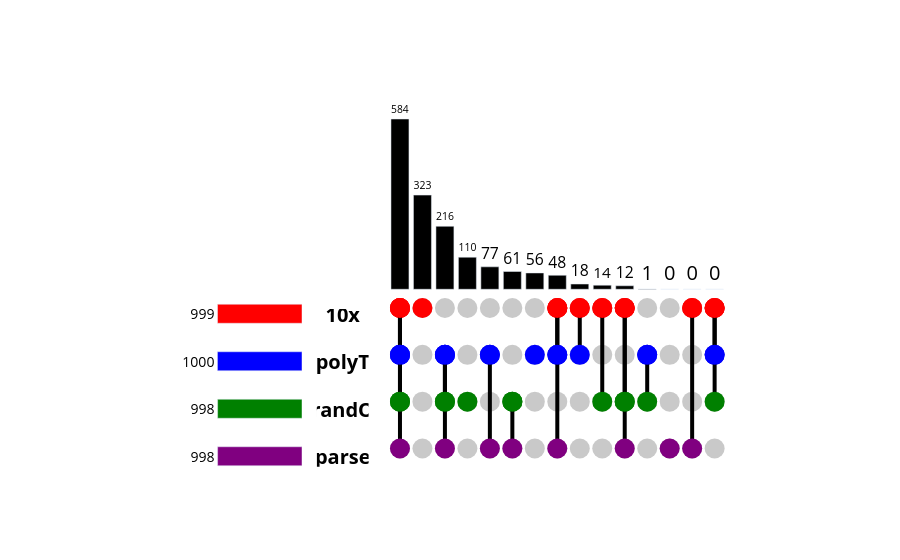

Write notebook code for a chart like this one.
### Code cell
# Look at top 1000 genes for each method instead of all
cell_thresh = 10

contents = plotting.generate_upset(datasets, gene_info, cell_thresh, n_top_genes=1000)

### Figure 1 — Plotly figure (JSON) as saved in the notebook; plotly's stock layout.template omitted (floating-point values rounded to 4 significant figures)
{"data": [{"marker": {"color": "#C9C9C9", "size": 20}, "mode": "markers", "showlegend": false, "type": "scatter", "x": [0, 0, 0, 0, 1, 1, 1, 1, 2, 2, 2, 2, 3, 3, 3, 3, 4, 4, 4, 4, 5, 5, 5, 5, 6, 6, 6, 6, 7, 7, 7, 7, 8, 8, 8, 8, 9, 9, 9, 9, 10, 10, 10, 10, 11, 11, 11, 11, 12, 12, 12, 12, 13, 13, 13, 13, 14, 14, 14, 14], "xaxis": "x3", "y": [-64.24, -224.8, -385.4, -546.0, -64.24, -224.8, -385.4, -546.0, -64.24, -224.8, -385.4, -546.0, -64.24, -224.8, -385.4, -546.0, -64.24, -224.8, -385.4, -546.0, -64.24, -224.8, -385.4, -546.0, -64.24, -224.8, -385.4, -546.0, -64.24, -224.8, -385.4, -546.0, -64.24, -224.8, -385.4, -546.0, -64.24, -224.8, -385.4, -546.0, -64.24, -224.8, -385.4, -546.0, -64.24, -224.8, -385.4, -546.0, -64.24, -224.8, -385.4, -546.0, -64.24, -224.8, -385.4, -546.0, -64.24, -224.8, -385.4, -546.0], "yaxis": "y3"}, {"line": {"color": "black", "width": 4}, "marker": {"color": ["red"], "line": {"color": "black"}, "showscale": false, "size": 20}, "mode": "markers+lines", "showlegend": false, "type": "scatter", "x": [0], "xaxis": "x3", "y": [-64.24], "yaxis": "y3"}, {"line": {"color": "black", "width": 4}, "marker": {"color": ["red", "blue"], "line": {"color": "black"}, "showscale": false, "size": 20}, "mode": "markers+lines", "showlegend": false, "type": "scatter", "x": [0, 0], "xaxis": "x3", "y": [-64.24, -224.8], "yaxis": "y3"}, {"line": {"color": "black", "width": 4}, "marker": {"color": ["red", "blue", "green"], "line": {"color": "black"}, "showscale": false, "size": 20}, "mode": "markers+lines", "showlegend": false, "type": "scatter", "x": [0, 0, 0], "xaxis": "x3", "y": [-64.24, -224.8, -385.4], "yaxis": "y3"}, {"line": {"color": "black", "width": 4}, "marker": {"color": ["red", "blue", "green", "purple"], "line": {"color": "black"}, "showscale": false, "size": 20}, "mode": "markers+lines", "showlegend": false, "type": "scatter", "x": [0, 0, 0, 0], "xaxis": "x3", "y": [-64.24, -224.8, -385.4, -546.0], "yaxis": "y3"}, {"line": {"color": "black", "width": 4}, "marker": {"color": ["red"], "line": {"color": "black"}, "showscale": false, "size": 20}, "mode": "markers+lines", "showlegend": false, "type": "scatter", "x": [1], "xaxis": "x3", "y": [-64.24], "yaxis": "y3"}, {"line": {"color": "black", "width": 4}, "marker": {"color": ["blue"], "line": {"color": "black"}, "showscale": false, "size": 20}, "mode": "markers+lines", "showlegend": false, "type": "scatter", "x": [2], "xaxis": "x3", "y": [-224.8], "yaxis": "y3"}, {"line": {"color": "black", "width": 4}, "marker": {"color": ["blue", "green"], "line": {"color": "black"}, "showscale": false, "size": 20}, "mode": "markers+lines", "showlegend": false, "type": "scatter", "x": [2, 2], "xaxis": "x3", "y": [-224.8, -385.4], "yaxis": "y3"}, {"line": {"color": "black", "width": 4}, "marker": {"color": ["blue", "green", "purple"], "line": {"color": "black"}, "showscale": false, "size": 20}, "mode": "markers+lines", "showlegend": false, "type": "scatter", "x": [2, 2, 2], "xaxis": "x3", "y": [-224.8, -385.4, -546.0], "yaxis": "y3"}, {"line": {"color": "black", "width": 4}, "marker": {"color": ["green"], "line": {"color": "black"}, "showscale": false, "size": 20}, "mode": "markers+lines", "showlegend": false, "type": "scatter", "x": [3], "xaxis": "x3", "y": [-385.4], "yaxis": "y3"}, {"line": {"color": "black", "width": 4}, "marker": {"color": ["blue"], "line": {"color": "black"}, "showscale": false, "size": 20}, "mode": "markers+lines", "showlegend": false, "type": "scatter", "x": [4], "xaxis": "x3", "y": [-224.8], "yaxis": "y3"}, {"line": {"color": "black", "width": 4}, "marker": {"color": ["blue", "purple"], "line": {"color": "black"}, "showscale": false, "size": 20}, "mode": "markers+lines", "showlegend": false, "type": "scatter", "x": [4, 4], "xaxis": "x3", "y": [-224.8, -546.0], "yaxis": "y3"}, {"line": {"color": "black", "width": 4}, "marker": {"color": ["green"], "line": {"color": "black"}, "showscale": false, "size": 20}, "mode": "markers+lines", "showlegend": false, "type": "scatter", "x": [5], "xaxis": "x3", "y": [-385.4], "yaxis": "y3"}, {"line": {"color": "black", "width": 4}, "marker": {"color": ["green", "purple"], "line": {"color": "black"}, "showscale": false, "size": 20}, "mode": "markers+lines", "showlegend": false, "type": "scatter", "x": [5, 5], "xaxis": "x3", "y": [-385.4, -546.0], "yaxis": "y3"}, {"line": {"color": "black", "width": 4}, "marker": {"color": ["blue"], "line": {"color": "black"}, "showscale": false, "size": 20}, "mode": "markers+lines", "showlegend": false, "type": "scatter", "x": [6], "xaxis": "x3", "y": [-224.8], "yaxis": "y3"}, {"line": {"color": "black", "width": 4}, "marker": {"color": ["red"], "line": {"color": "black"}, "showscale": false, "size": 20}, "mode": "markers+lines", "showlegend": false, "type": "scatter", "x": [7], "xaxis": "x3", "y": [-64.24], "yaxis": "y3"}, {"line": {"color": "black", "width": 4}, "marker": {"color": ["red", "blue"], "line": {"color": "black"}, "showscale": false, "size": 20}, "mode": "markers+lines", "showlegend": false, "type": "scatter", "x": [7, 7], "xaxis": "x3", "y": [-64.24, -224.8], "yaxis": "y3"}, {"line": {"color": "black", "width": 4}, "marker": {"color": ["red", "blue", "purple"], "line": {"color": "black"}, "showscale": false, "size": 20}, "mode": "markers+lines", "showlegend": false, "type": "scatter", "x": [7, 7, 7], "xaxis": "x3", "y": [-64.24, -224.8, -546.0], "yaxis": "y3"}, {"line": {"color": "black", "width": 4}, "marker": {"color": ["red"], "line": {"color": "black"}, "showscale": false, "size": 20}, "mode": "markers+lines", "showlegend": false, "type": "scatter", "x": [8], "xaxis": "x3", "y": [-64.24], "yaxis": "y3"}, {"line": {"color": "black", "width": 4}, "marker": {"color": ["red", "blue"], "line": {"color": "black"}, "showscale": false, "size": 20}, "mode": "markers+lines", "showlegend": false, "type": "scatter", "x": [8, 8], "xaxis": "x3", "y": [-64.24, -224.8], "yaxis": "y3"}, {"line": {"color": "black", "width": 4}, "marker": {"color": ["red"], "line": {"color": "black"}, "showscale": false, "size": 20}, "mode": "markers+lines", "showlegend": false, "type": "scatter", "x": [9], "xaxis": "x3", "y": [-64.24], "yaxis": "y3"}, {"line": {"color": "black", "width": 4}, "marker": {"color": ["red", "green"], "line": {"color": "black"}, "showscale": false, "size": 20}, "mode": "markers+lines", "showlegend": false, "type": "scatter", "x": [9, 9], "xaxis": "x3", "y": [-64.24, -385.4], "yaxis": "y3"}, {"line": {"color": "black", "width": 4}, "marker": {"color": ["red"], "line": {"color": "black"}, "showscale": false, "size": 20}, "mode": "markers+lines", "showlegend": false, "type": "scatter", "x": [10], "xaxis": "x3", "y": [-64.24], "yaxis": "y3"}, {"line": {"color": "black", "width": 4}, "marker": {"color": ["red", "green"], "line": {"color": "black"}, "showscale": false, "size": 20}, "mode": "markers+lines", "showlegend": false, "type": "scatter", "x": [10, 10], "xaxis": "x3", "y": [-64.24, -385.4], "yaxis": "y3"}, {"line": {"color": "black", "width": 4}, "marker": {"color": ["red", "green", "purple"], "line": {"color": "black"}, "showscale": false, "size": 20}, "mode": "markers+lines", "showlegend": false, "type": "scatter", "x": [10, 10, 10], "xaxis": "x3", "y": [-64.24, -385.4, -546.0], "yaxis": "y3"}, {"line": {"color": "black", "width": 4}, "marker": {"color": ["blue"], "line": {"color": "black"}, "showscale": false, "size": 20}, "mode": "markers+lines", "showlegend": false, "type": "scatter", "x": [11], "xaxis": "x3", "y": [-224.8], "yaxis": "y3"}, {"line": {"color": "black", "width": 4}, "marker": {"color": ["blue", "green"], "line": {"color": "black"}, "showscale": false, "size": 20}, "mode": "markers+lines", "showlegend": false, "type": "scatter", "x": [11, 11], "xaxis": "x3", "y": [-224.8, -385.4], "yaxis": "y3"}, {"line": {"color": "black", "width": 4}, "marker": {"color": ["purple"], "line": {"color": "black"}, "showscale": false, "size": 20}, "mode": "markers+lines", "showlegend": false, "type": "scatter", "x": [12], "xaxis": "x3", "y": [-546.0], "yaxis": "y3"}, {"line": {"color": "black", "width": 4}, "marker": {"color": ["red"], "line": {"color": "black"}, "showscale": false, "size": 20}, "mode": "markers+lines", "showlegend": false, "type": "scatter", "x": [13], "xaxis": "x3", "y": [-64.24], "yaxis": "y3"}, {"line": {"color": "black", "width": 4}, "marker": {"color": ["red", "purple"], "line": {"color": "black"}, "showscale": false, "size": 20}, "mode": "markers+lines", "showlegend": false, "type": "scatter", "x": [13, 13], "xaxis": "x3", "y": [-64.24, -546.0], "yaxis": "y3"}, {"line": {"color": "black", "width": 4}, "marker": {"color": ["red"], "line": {"color": "black"}, "showscale": false, "size": 20}, "mode": "markers+lines", "showlegend": false, "type": "scatter", "x": [14], "xaxis": "x3", "y": [-64.24], "yaxis": "y3"}, {"line": {"color": "black", "width": 4}, "marker": {"color": ["red", "blue"], "line": {"color": "black"}, "showscale": false, "size": 20}, "mode": "markers+lines", "showlegend": false, "type": "scatter", "x": [14, 14], "xaxis": "x3", "y": [-64.24, -224.8], "yaxis": "y3"}, {"line": {"color": "black", "width": 4}, "marker": {"color": ["red", "blue", "green"], "line": {"color": "black"}, "showscale": false, "size": 20}, "mode": "markers+lines", "showlegend": false, "type": "scatter", "x": [14, 14, 14], "xaxis": "x3", "y": [-64.24, -224.8, -385.4], "yaxis": "y3"}, {"hoverinfo": "none", "marker": {"color": "black"}, "text": [584.0, 323.0, 216.0, 110.0, 77.0, 61.0, 56.0, 48.0, 18.0, 14.0, 12.0, 1.0, 0.0, 0.0, 0.0], "textfont": {"color": "black", "size": 20}, "textposition": "outside", "type": "bar", "x": [0, 1, 2, 3, 4, 5, 6, 7, 8, 9, 10, 11, 12, 13, 14], "xaxis": "x3", "y": [584, 323, 216, 110, 77, 61, 56, 48, 18, 14, 12, 1, 0, 0, 0], "yaxis": "y3"}, {"mode": "text", "showlegend": false, "text": ["<b>10x</b>", "<b>polyT</b>", "<b>randO</b>", "<b>parse</b>"], "textfont": {"color": "black", "size": 20}, "textposition": "middle center", "type": "scatter", "x": [-0.05, -0.05, -0.05, -0.05], "xaxis": "x2", "y": [-64.24, -224.8, -385.4, -546.0, -64.24, -224.8, -385.4, -546.0, -64.24, -224.8, -385.4, -546.0, -64.24, -224.8, -385.4, -546.0, -64.24, -224.8, -385.4, -546.0, -64.24, -224.8, -385.4, -546.0, -64.24, -224.8, -385.4, -546.0, -64.24, -224.8, -385.4, -546.0, -64.24, -224.8, -385.4, -546.0, -64.24, -224.8, -385.4, -546.0, -64.24, -224.8, -385.4, -546.0, -64.24, -224.8, -385.4, -546.0, -64.24, -224.8, -385.4, -546.0, -64.24, -224.8, -385.4, -546.0, -64.24, -224.8, -385.4, -546.0], "yaxis": "y2"}, {"marker": {"color": ["red", "blue", "green", "purple", "orange", "yellow"]}, "orientation": "h", "text": [999.0, 1000.0, 998.0, 998.0], "textfont": {"color": "black", "size": 20}, "textposition": "outside", "type": "bar", "width": 0.4, "x": [-999, -1000, -998, -998], "xaxis": "x", "y": [0, 1, 2, 3], "yaxis": "y"}], "layout": {"plot_bgcolor": "white", "showlegend": false, "xaxis": {"anchor": "y", "domain": [0.1, 0.3], "range": [-1750, 0], "showticklabels": false}, "xaxis2": {"anchor": "y2", "domain": [0.32, 0.39], "showticklabels": false}, "xaxis3": {"anchor": "y3", "domain": [0.39, 0.9], "showticklabels": false}, "yaxis": {"anchor": "x", "autorange": "reversed", "domain": [0, 0.5], "showticklabels": false, "side": "right"}, "yaxis2": {"anchor": "x2", "domain": [0.035, 0.45], "showticklabels": false}, "yaxis3": {"anchor": "x3", "domain": [0, 1], "showticklabels": false}}}
